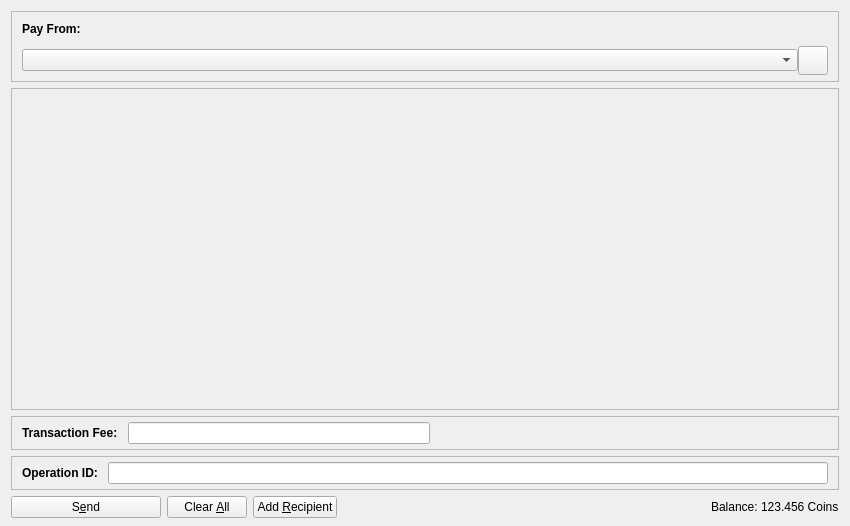
<?xml version="1.0" encoding="UTF-8"?>
<ui version="4.0">
 <class>ZSendCoinsDialog</class>
 <widget class="QDialog" name="ZSendCoinsDialog">
  <property name="geometry">
   <rect>
    <x>0</x>
    <y>0</y>
    <width>850</width>
    <height>526</height>
   </rect>
  </property>
  <property name="windowTitle">
   <string>Z-Send Coins</string>
  </property>
  <layout class="QVBoxLayout" name="verticalLayout" stretch="0,1,0,0,0">
   <property name="bottomMargin">
    <number>8</number>
   </property>
   <item>
    <widget class="QFrame" name="frameCoinControl">
     <property name="sizePolicy">
      <sizepolicy hsizetype="Expanding" vsizetype="Expanding">
       <horstretch>0</horstretch>
       <verstretch>0</verstretch>
      </sizepolicy>
     </property>
     <property name="maximumSize">
      <size>
       <width>16777215</width>
       <height>16777215</height>
      </size>
     </property>
     <property name="frameShape">
      <enum>QFrame::StyledPanel</enum>
     </property>
     <property name="frameShadow">
      <enum>QFrame::Sunken</enum>
     </property>
     <layout class="QVBoxLayout" name="verticalLayoutCoinControl2">
      <property name="spacing">
       <number>0</number>
      </property>
      <property name="leftMargin">
       <number>0</number>
      </property>
      <property name="topMargin">
       <number>0</number>
      </property>
      <property name="rightMargin">
       <number>0</number>
      </property>
      <property name="bottomMargin">
       <number>6</number>
      </property>
      <item>
       <layout class="QVBoxLayout" name="verticalLayoutCoinControl" stretch="0,0">
        <property name="spacing">
         <number>0</number>
        </property>
        <property name="leftMargin">
         <number>10</number>
        </property>
        <property name="topMargin">
         <number>10</number>
        </property>
        <item>
         <layout class="QHBoxLayout" name="horizontalLayoutCoinControl1">
          <property name="rightMargin">
           <number>0</number>
          </property>
          <property name="bottomMargin">
           <number>10</number>
          </property>
          <item>
           <widget class="QLabel" name="labelCoinControlFeatures">
            <property name="sizePolicy">
             <sizepolicy hsizetype="Preferred" vsizetype="Maximum">
              <horstretch>0</horstretch>
              <verstretch>0</verstretch>
             </sizepolicy>
            </property>
            <property name="font">
             <font>
              <weight>75</weight>
              <bold>true</bold>
             </font>
            </property>
            <property name="styleSheet">
             <string notr="true">font-weight:bold;</string>
            </property>
            <property name="text">
             <string>Pay From:</string>
            </property>
           </widget>
          </item>
         </layout>
        </item>
        <item>
         <layout class="QHBoxLayout" name="horizontalLayoutCoinControl2" stretch="0,0">
          <property name="spacing">
           <number>0</number>
          </property>
          <property name="rightMargin">
           <number>10</number>
          </property>
          <property name="bottomMargin">
           <number>0</number>
          </property>
          <item>
           <widget class="QComboBox" name="payFromAddress"/>
          </item>
          <item>
           <widget class="QToolButton" name="refreshPayFrom">
            <property name="toolTip">
             <string>Refresh address list</string>
            </property>
            <property name="text">
             <string/>
            </property>
            <property name="icon">
             <iconset resource="../squishy.qrc">
              <normaloff>:/icons/refresh</normaloff>:/icons/refresh</iconset>
            </property>
            <property name="iconSize">
             <size>
              <width>22</width>
              <height>22</height>
             </size>
            </property>
           </widget>
          </item>
         </layout>
        </item>
       </layout>
      </item>
     </layout>
    </widget>
   </item>
   <item>
    <widget class="QScrollArea" name="scrollArea">
     <property name="widgetResizable">
      <bool>true</bool>
     </property>
     <widget class="QWidget" name="scrollAreaWidgetContents">
      <property name="geometry">
       <rect>
        <x>0</x>
        <y>0</y>
        <width>830</width>
        <height>304</height>
       </rect>
      </property>
      <layout class="QVBoxLayout" name="verticalLayout_2" stretch="0,1">
       <property name="leftMargin">
        <number>0</number>
       </property>
       <property name="topMargin">
        <number>0</number>
       </property>
       <property name="rightMargin">
        <number>0</number>
       </property>
       <property name="bottomMargin">
        <number>0</number>
       </property>
       <item>
        <layout class="QVBoxLayout" name="entries">
         <property name="spacing">
          <number>6</number>
         </property>
        </layout>
       </item>
       <item>
        <spacer name="verticalSpacer">
         <property name="orientation">
          <enum>Qt::Vertical</enum>
         </property>
         <property name="sizeHint" stdset="0">
          <size>
           <width>20</width>
           <height>40</height>
          </size>
         </property>
        </spacer>
       </item>
      </layout>
     </widget>
    </widget>
   </item>
   <item>
    <widget class="QFrame" name="frameFee">
     <property name="sizePolicy">
      <sizepolicy hsizetype="Expanding" vsizetype="Expanding">
       <horstretch>0</horstretch>
       <verstretch>0</verstretch>
      </sizepolicy>
     </property>
     <property name="maximumSize">
      <size>
       <width>16777215</width>
       <height>16777215</height>
      </size>
     </property>
     <property name="frameShape">
      <enum>QFrame::StyledPanel</enum>
     </property>
     <property name="frameShadow">
      <enum>QFrame::Sunken</enum>
     </property>
     <layout class="QVBoxLayout" name="verticalLayoutFee1">
      <property name="spacing">
       <number>0</number>
      </property>
      <property name="leftMargin">
       <number>0</number>
      </property>
      <property name="topMargin">
       <number>0</number>
      </property>
      <property name="rightMargin">
       <number>0</number>
      </property>
      <property name="bottomMargin">
       <number>0</number>
      </property>
      <item>
       <layout class="QVBoxLayout" name="verticalLayoutFee2" stretch="0,0,0">
        <property name="spacing">
         <number>0</number>
        </property>
        <property name="leftMargin">
         <number>10</number>
        </property>
        <property name="topMargin">
         <number>0</number>
        </property>
        <item>
         <spacer name="verticalSpacer_2">
          <property name="orientation">
           <enum>Qt::Vertical</enum>
          </property>
          <property name="sizeHint" stdset="0">
           <size>
            <width>40</width>
            <height>5</height>
           </size>
          </property>
         </spacer>
        </item>
        <item>
         <layout class="QHBoxLayout" name="horizontalLayoutFee1">
          <property name="bottomMargin">
           <number>0</number>
          </property>
          <item>
           <layout class="QVBoxLayout" name="verticalLayoutFee7">
            <property name="spacing">
             <number>0</number>
            </property>
            <item>
             <layout class="QHBoxLayout" name="horizontalLayoutSmartFee">
              <property name="spacing">
               <number>10</number>
              </property>
              <item>
               <widget class="QLabel" name="labelFeeHeadline">
                <property name="sizePolicy">
                 <sizepolicy hsizetype="Preferred" vsizetype="Maximum">
                  <horstretch>0</horstretch>
                  <verstretch>0</verstretch>
                 </sizepolicy>
                </property>
                <property name="font">
                 <font>
                  <weight>75</weight>
                  <bold>true</bold>
                 </font>
                </property>
                <property name="styleSheet">
                 <string notr="true">font-weight:bold;</string>
                </property>
                <property name="text">
                 <string>Transaction Fee:</string>
                </property>
               </widget>
              </item>
              <item>
               <widget class="KomodoAmountField" name="customFee"/>
              </item>
             </layout>
            </item>
           </layout>
          </item>
          <item>
           <spacer name="horizontalSpacer_4">
            <property name="orientation">
             <enum>Qt::Horizontal</enum>
            </property>
            <property name="sizeType">
             <enum>QSizePolicy::MinimumExpanding</enum>
            </property>
            <property name="sizeHint" stdset="0">
             <size>
              <width>40</width>
              <height>20</height>
             </size>
            </property>
           </spacer>
          </item>
         </layout>
        </item>
        <item>
         <spacer name="verticalSpacerFee">
          <property name="orientation">
           <enum>Qt::Vertical</enum>
          </property>
          <property name="sizeHint" stdset="0">
           <size>
            <width>40</width>
            <height>5</height>
           </size>
          </property>
         </spacer>
        </item>
       </layout>
      </item>
     </layout>
    </widget>
   </item>
   <item>
    <widget class="QFrame" name="frameResult">
     <property name="sizePolicy">
      <sizepolicy hsizetype="Expanding" vsizetype="Expanding">
       <horstretch>0</horstretch>
       <verstretch>0</verstretch>
      </sizepolicy>
     </property>
     <property name="maximumSize">
      <size>
       <width>16777215</width>
       <height>16777215</height>
      </size>
     </property>
     <property name="frameShape">
      <enum>QFrame::StyledPanel</enum>
     </property>
     <property name="frameShadow">
      <enum>QFrame::Sunken</enum>
     </property>
     <layout class="QVBoxLayout" name="verticalLayoutResult1">
      <property name="spacing">
       <number>0</number>
      </property>
      <property name="leftMargin">
       <number>0</number>
      </property>
      <property name="topMargin">
       <number>0</number>
      </property>
      <property name="rightMargin">
       <number>0</number>
      </property>
      <property name="bottomMargin">
       <number>0</number>
      </property>
      <item>
       <layout class="QVBoxLayout" name="verticalLayoutResult2" stretch="0,0,0">
        <property name="spacing">
         <number>0</number>
        </property>
        <property name="leftMargin">
         <number>10</number>
        </property>
        <property name="topMargin">
         <number>0</number>
        </property>
        <property name="rightMargin">
         <number>10</number>
        </property>
        <item>
         <spacer name="verticalSpacer_3">
          <property name="orientation">
           <enum>Qt::Vertical</enum>
          </property>
          <property name="sizeHint" stdset="0">
           <size>
            <width>40</width>
            <height>5</height>
           </size>
          </property>
         </spacer>
        </item>
        <item>
         <layout class="QHBoxLayout" name="horizontalLayoutResult1">
          <property name="bottomMargin">
           <number>0</number>
          </property>
          <item>
           <layout class="QVBoxLayout" name="verticalLayoutResult3">
            <property name="spacing">
             <number>0</number>
            </property>
            <item>
             <layout class="QHBoxLayout" name="horizontalLayoutResult2">
              <property name="spacing">
               <number>10</number>
              </property>
              <item>
               <widget class="QLabel" name="labelResultHeadline">
                <property name="sizePolicy">
                 <sizepolicy hsizetype="Preferred" vsizetype="Maximum">
                  <horstretch>0</horstretch>
                  <verstretch>0</verstretch>
                 </sizepolicy>
                </property>
                <property name="font">
                 <font>
                  <weight>75</weight>
                  <bold>true</bold>
                 </font>
                </property>
                <property name="styleSheet">
                 <string notr="true">font-weight:bold;</string>
                </property>
                <property name="text">
                 <string>Operation ID:</string>
                </property>
               </widget>
              </item>
              <item>
               <widget class="QLineEdit" name="operationId">
                <property name="readOnly">
                 <bool>true</bool>
                </property>
               </widget>
              </item>
             </layout>
            </item>
           </layout>
          </item>
         </layout>
        </item>
        <item>
         <spacer name="verticalSpacerResult">
          <property name="orientation">
           <enum>Qt::Vertical</enum>
          </property>
          <property name="sizeHint" stdset="0">
           <size>
            <width>40</width>
            <height>5</height>
           </size>
          </property>
         </spacer>
        </item>
       </layout>
      </item>
     </layout>
    </widget>
   </item>
   <item>
    <layout class="QHBoxLayout" name="horizontalLayout">
     <item>
      <widget class="QPushButton" name="sendButton">
       <property name="minimumSize">
        <size>
         <width>150</width>
         <height>0</height>
        </size>
       </property>
       <property name="toolTip">
        <string>Confirm the send action</string>
       </property>
       <property name="text">
        <string>S&amp;end</string>
       </property>
       <property name="icon">
        <iconset resource="../squishy.qrc">
         <normaloff>:/icons/send</normaloff>:/icons/send</iconset>
       </property>
       <property name="autoDefault">
        <bool>false</bool>
       </property>
       <property name="default">
        <bool>false</bool>
       </property>
      </widget>
     </item>
     <item>
      <widget class="QPushButton" name="clearButton">
       <property name="sizePolicy">
        <sizepolicy hsizetype="Minimum" vsizetype="Fixed">
         <horstretch>0</horstretch>
         <verstretch>0</verstretch>
        </sizepolicy>
       </property>
       <property name="toolTip">
        <string>Clear all fields of the form.</string>
       </property>
       <property name="text">
        <string>Clear &amp;All</string>
       </property>
       <property name="icon">
        <iconset resource="../squishy.qrc">
         <normaloff>:/icons/remove</normaloff>:/icons/remove</iconset>
       </property>
       <property name="autoDefault">
        <bool>false</bool>
       </property>
      </widget>
     </item>
     <item>
      <widget class="QPushButton" name="addButton">
       <property name="toolTip">
        <string>Send to multiple recipients at once</string>
       </property>
       <property name="text">
        <string>Add &amp;Recipient</string>
       </property>
       <property name="icon">
        <iconset resource="../squishy.qrc">
         <normaloff>:/icons/add</normaloff>:/icons/add</iconset>
       </property>
       <property name="autoDefault">
        <bool>false</bool>
       </property>
      </widget>
     </item>
     <item>
      <spacer name="horizontalSpacer">
       <property name="orientation">
        <enum>Qt::Horizontal</enum>
       </property>
       <property name="sizeHint" stdset="0">
        <size>
         <width>40</width>
         <height>20</height>
        </size>
       </property>
      </spacer>
     </item>
     <item>
      <layout class="QHBoxLayout" name="horizontalLayout_2">
       <property name="spacing">
        <number>3</number>
       </property>
       <item>
        <widget class="QLabel" name="label">
         <property name="sizePolicy">
          <sizepolicy hsizetype="Preferred" vsizetype="Fixed">
           <horstretch>0</horstretch>
           <verstretch>0</verstretch>
          </sizepolicy>
         </property>
         <property name="text">
          <string>Balance:</string>
         </property>
        </widget>
       </item>
       <item>
        <widget class="QLabel" name="labelBalance">
         <property name="sizePolicy">
          <sizepolicy hsizetype="Preferred" vsizetype="Fixed">
           <horstretch>0</horstretch>
           <verstretch>0</verstretch>
          </sizepolicy>
         </property>
         <property name="cursor">
          <cursorShape>IBeamCursor</cursorShape>
         </property>
         <property name="text">
          <string notr="true">123.456 Coins</string>
         </property>
         <property name="textInteractionFlags">
          <set>Qt::LinksAccessibleByMouse|Qt::TextSelectableByKeyboard|Qt::TextSelectableByMouse</set>
         </property>
        </widget>
       </item>
      </layout>
     </item>
    </layout>
   </item>
  </layout>
 </widget>
 <customwidgets>
  <customwidget>
   <class>KomodoAmountField</class>
   <extends>QLineEdit</extends>
   <header>squishyamountfield.h</header>
   <container>1</container>
  </customwidget>
 </customwidgets>
 <resources>
  <include location="../squishy.qrc"/>
 </resources>
 <connections/>
</ui>
